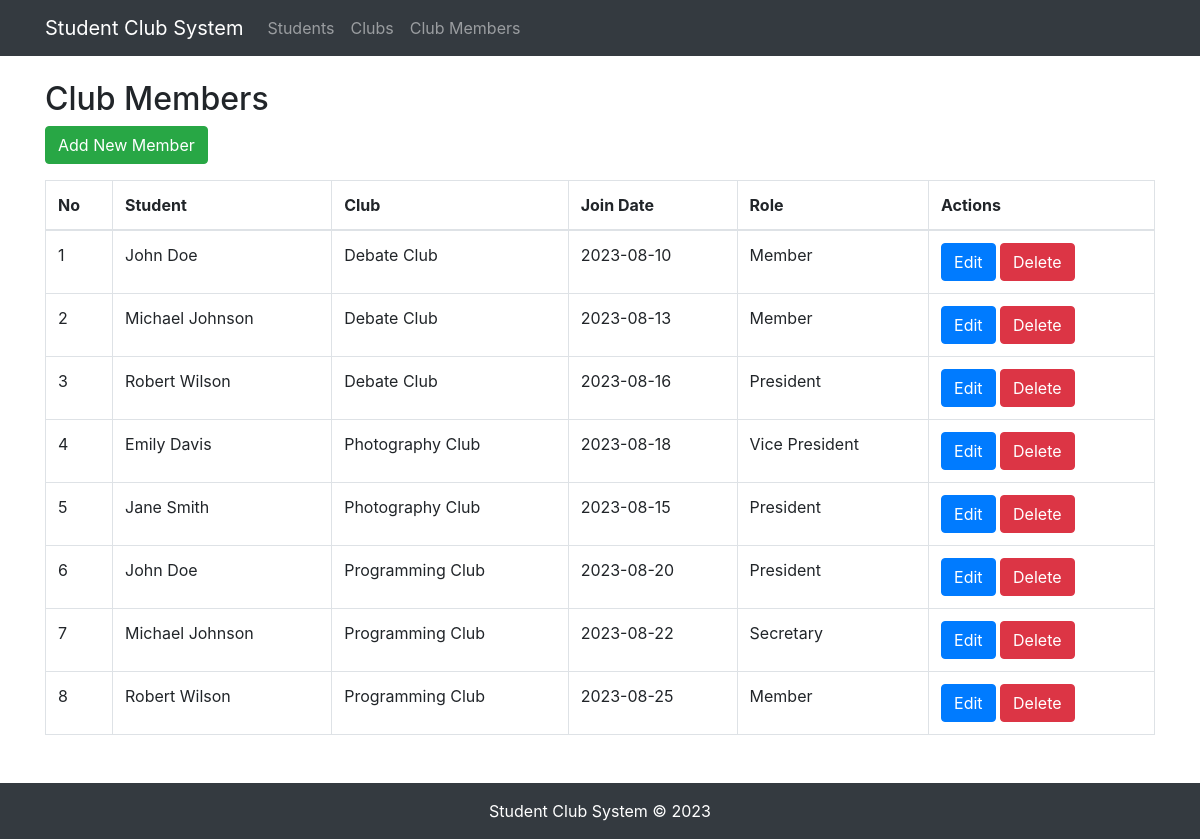
/club_member.php, run on the app's committed database.
### tables this page shows
CREATE TABLE IF NOT EXISTS club_members (
    id INT AUTO_INCREMENT PRIMARY KEY,
    student_id INT NOT NULL,
    club_id INT NOT NULL,
    join_date DATE NOT NULL,
    role VARCHAR(50) DEFAULT 'Member',
    FOREIGN KEY (student_id) REFERENCES students(id) ON DELETE CASCADE,
    FOREIGN KEY (club_id) REFERENCES clubs(id) ON DELETE CASCADE,
    UNIQUE KEY (student_id, club_id)
);

CREATE TABLE IF NOT EXISTS students (
    id INT AUTO_INCREMENT PRIMARY KEY,
    name VARCHAR(100) NOT NULL,
    nim VARCHAR(20) NOT NULL UNIQUE,
    phone VARCHAR(15),
    join_date DATE
);

CREATE TABLE IF NOT EXISTS clubs (
    id INT AUTO_INCREMENT PRIMARY KEY,
    name VARCHAR(100) NOT NULL,
    description TEXT,
    founded_date DATE
);

### controllers/ClubMember.controller.php (called while the page is built, shortened)
<?php
include_once("views/ClubMember.view.php");
class ClubMemberController {
    private $model;
    private $view;
    public function __construct() {
        $this->model = new ClubMember();
        $this->view = new ClubMemberView();
    }
    public function index() {
        $members = $this->model->getAll();
        $this->view->showAll($members);
    }
}
?>

### models/ClubMember.class.php (called while the page is built, shortened)
<?php
class ClubMember {
    private $db;
    public function __construct() {
        $this->db = DB::getInstance();
    }
    public function getAll() {
        $sql = "SELECT cm.*, s.name as student_name, c.name as club_name
                FROM club_members cm
                JOIN students s ON cm.student_id = s.id
                JOIN clubs c ON cm.club_id = c.id
                ORDER BY c.name, s.name";
        $result = $this->db->query($sql);
        $members = [];
        if ($result->num_rows > 0) {
            while ($row = $result->fetch_assoc()) {
                $members[] = $row;
            }
        }
        return $members;
    }
}
?>

### conf.php (called while the page is built, shortened)
<?php
spl_autoload_register(function ($class_name) {
    if (strpos($class_name, 'Controller') !== false) {
        $file = 'controllers/' . $class_name . '.php';
    } elseif (strpos($class_name, 'View') !== false) {
        $file = 'views/' . $class_name . '.php';
    } elseif ($class_name == 'Template' || $class_name == 'TemplateProcessor') {
        $file = 'views/' . $class_name . '.class.php';
    } else {
        $file = 'models/' . $class_name . '.class.php';
    }
});
?>

### models/DB.class.php (called while the page is built, shortened)
<?php
class DB {
    private static $instance = null;
    private $conn;
    private function __construct() {
        $host = "localhost";
        $username = "root";
        $password = "";
        $database = "student_club_system";
        $this->conn = new mysqli($host, $username, $password, $database);
    }
    public static function getInstance() {
        if (self::$instance == null) {
            self::$instance = new DB();
        }
        return self::$instance;
    }
    public function query($sql) {
        return $this->conn->query($sql);
    }
}
?>

### views/ClubMember.view.php (the view, shortened to what this page needs)
<?php
class ClubMemberView {
    public function showAll($members) {
        $rows = "";
        $no = 1;
        foreach ($members as $member) {
            $rows .= "<tr>
                <td>{$no}</td>
                <td>{$member['student_name']}</td>
                <td>{$member['club_name']}</td>
                <td>{$member['join_date']}</td>
                <td>{$member['role']}</td>
                <td>
                    <a href='club_member.php?action=edit&id={$member['id']}' class='btn btn-primary'>Edit</a>
                    <a href='club_member.php?action=delete&id={$member['id']}' class='btn btn-danger' onclick='return confirm(\"Are you sure?\")'>Delete</a>
                </td>
            </tr>";
            $no++;
        }
    }
}
?>

### club_member.php (shortened to what this page needs)
<?php
include_once("conf.php");
include_once("controllers/ClubMember.controller.php");
$controller = new ClubMemberController();
$action = isset($_GET['action']) ? $_GET['action'] : 'index';
switch ($action) {
    default:
        $controller->index();
        break;
}
?>

### views/TemplateProcessor.class.php (shortened to what this page needs)
<?php
class TemplateProcessor {
    private static function processTemplate($templatePath, $replacements) {
        $content = file_get_contents($templatePath);
        foreach ($replacements as $key => $value) {
            $content = str_replace('{' . $key . '}', $value, $content);
        }
        return $content;
    }
    public static function render($contentTemplatePath, $contentReplacements, $title) {
        $contentTemplate = self::processTemplate($contentTemplatePath, $contentReplacements);
        preg_match('/{CONTENT_START}(.*){CONTENT_END}/s', $contentTemplate, $matches);
        $content = isset($matches[1]) ? $matches[1] : $contentTemplate;
        $layoutReplacements = [
            'TITLE' => $title,
            'CONTENT' => $content
        ];
        $layoutTemplate = self::processTemplate('templates/layout.html', $layoutReplacements);
        echo $layoutTemplate;
    }
}
?>

### data on the page
club_members: student.name "John Doe", club.name "Debate Club", join_date "2023-08-10", role "Member"
club_members: student.name "Michael Johnson", club.name "Debate Club", join_date "2023-08-13", role "Member"
club_members: student.name "Robert Wilson", club.name "Debate Club", join_date "2023-08-16", role "President"
club_members: student.name "Emily Davis", club.name "Photography Club", join_date "2023-08-18", role "Vice President"
club_members: student.name "Jane Smith", club.name "Photography Club", join_date "2023-08-15", role "President"
club_members: student.name "John Doe", club.name "Programming Club", join_date "2023-08-20", role "President"
club_members: student.name "Michael Johnson", club.name "Programming Club", join_date "2023-08-22", role "Secretary"
club_members: student.name "Robert Wilson", club.name "Programming Club", join_date "2023-08-25", role "Member"

### other printed values
$layoutTemplate "Student Club System Students Clubs Club Members Club Members Add New Member No Student Club Join Date Role Actions Student Club System © 2023"
